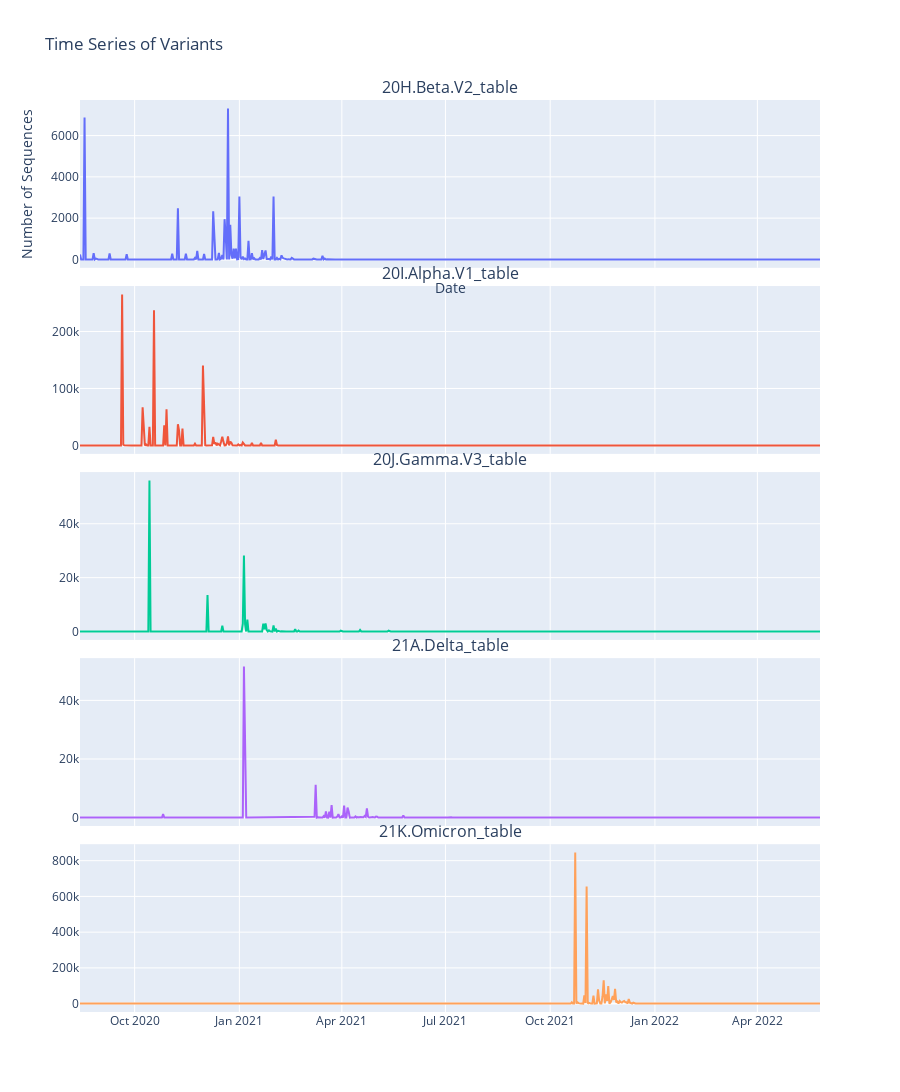

Notebook code cell kept with this figure:
### Markdown cell above
# TIMESERIES GRAPH

### Code cell
# Aggregate sequences by date and variant
time_series_variants = data.groupby(['first_seq', 'Variant'])['num_seqs'].sum().unstack()


# Ensure the index is a continuous date range
full_date_range = pd.date_range(start=time_series_variants.index.min(), end=time_series_variants.index.max(), freq='D')
# Ensure 'first_seq' is a datetime index
# time_series_variants.index = pd.to_datetime(time_series_variants.index)
time_series_variants = time_series_variants.reindex(full_date_range).fillna(0)


# # Rename index to 'Date' for clarity
time_series_variants.index.name = 'Date'
time_series_variants.head()

time_series_variants.to_csv('time_series_variants.csv')


# Create a subplot figure with one row per variant
fig = sp.make_subplots(rows=len(variants), cols=1, shared_xaxes=True, vertical_spacing=0.02, subplot_titles=variants)

# Add a trace for each variant in its respective subplot
for i, variant in enumerate(variants):
    fig.add_trace(
        go.Scatter(x=time_series_variants.index, 
                   y=time_series_variants[variant], 
                   mode='lines', 
                   name=variant),
        row=i + 1, col=1
    )

# Update layout for better visualization
fig.update_layout(
    height=300 * len(variants),  # Adjust height based on the number of subplots
    title="Time Series of Variants",
    xaxis_title="Date",
    yaxis_title="Number of Sequences",
    showlegend=False,  # Disable legend to avoid repetition
    template="plotly"
)

fig.show()

### Figure 1 — Plotly figure (JSON) as saved in the notebook; plotly's stock layout.template omitted (floating-point values rounded to 4 significant figures; data arrays with more than 128 entries replaced by an {"elided": "..."} marker saying what was removed)
{"data": [{"mode": "lines", "name": "20H.Beta.V2_table", "type": "scatter", "x": {"elided": "651 str values"}, "xaxis": "x", "y": {"elided": "651 int values"}, "yaxis": "y"}, {"mode": "lines", "name": "20I.Alpha.V1_table", "type": "scatter", "x": {"elided": "651 str values"}, "xaxis": "x2", "y": {"elided": "651 int values"}, "yaxis": "y2"}, {"mode": "lines", "name": "20J.Gamma.V3_table", "type": "scatter", "x": {"elided": "651 str values"}, "xaxis": "x3", "y": {"elided": "651 int values"}, "yaxis": "y3"}, {"mode": "lines", "name": "21A.Delta_table", "type": "scatter", "x": {"elided": "651 str values"}, "xaxis": "x4", "y": {"elided": "651 int values"}, "yaxis": "y4"}, {"mode": "lines", "name": "21K.Omicron_table", "type": "scatter", "x": {"elided": "651 str values"}, "xaxis": "x5", "y": {"elided": "651 int values"}, "yaxis": "y5"}], "layout": {"annotations": [{"font": {"size": 16}, "showarrow": false, "text": "20H.Beta.V2_table", "x": 0.5, "xanchor": "center", "xref": "paper", "y": 1, "yanchor": "bottom", "yref": "paper"}, {"font": {"size": 16}, "showarrow": false, "text": "20I.Alpha.V1_table", "x": 0.5, "xanchor": "center", "xref": "paper", "y": 0.796, "yanchor": "bottom", "yref": "paper"}, {"font": {"size": 16}, "showarrow": false, "text": "20J.Gamma.V3_table", "x": 0.5, "xanchor": "center", "xref": "paper", "y": 0.592, "yanchor": "bottom", "yref": "paper"}, {"font": {"size": 16}, "showarrow": false, "text": "21A.Delta_table", "x": 0.5, "xanchor": "center", "xref": "paper", "y": 0.388, "yanchor": "bottom", "yref": "paper"}, {"font": {"size": 16}, "showarrow": false, "text": "21K.Omicron_table", "x": 0.5, "xanchor": "center", "xref": "paper", "y": 0.184, "yanchor": "bottom", "yref": "paper"}], "height": 1500, "showlegend": false, "title": {"text": "Time Series of Variants"}, "xaxis": {"anchor": "y", "domain": [0, 1], "matches": "x5", "showticklabels": false, "title": {"text": "Date"}}, "xaxis2": {"anchor": "y2", "domain": [0, 1], "matches": "x5", "showticklabels": false}, "xaxis3": {"anchor": "y3", "domain": [0, 1], "matches": "x5", "showticklabels": false}, "xaxis4": {"anchor": "y4", "domain": [0, 1], "matches": "x5", "showticklabels": false}, "xaxis5": {"anchor": "y5", "domain": [0, 1]}, "yaxis": {"anchor": "x", "domain": [0.816, 1], "title": {"text": "Number of Sequences"}}, "yaxis2": {"anchor": "x2", "domain": [0.612, 0.796]}, "yaxis3": {"anchor": "x3", "domain": [0.408, 0.592]}, "yaxis4": {"anchor": "x4", "domain": [0.204, 0.388]}, "yaxis5": {"anchor": "x5", "domain": [0, 0.184]}}}
